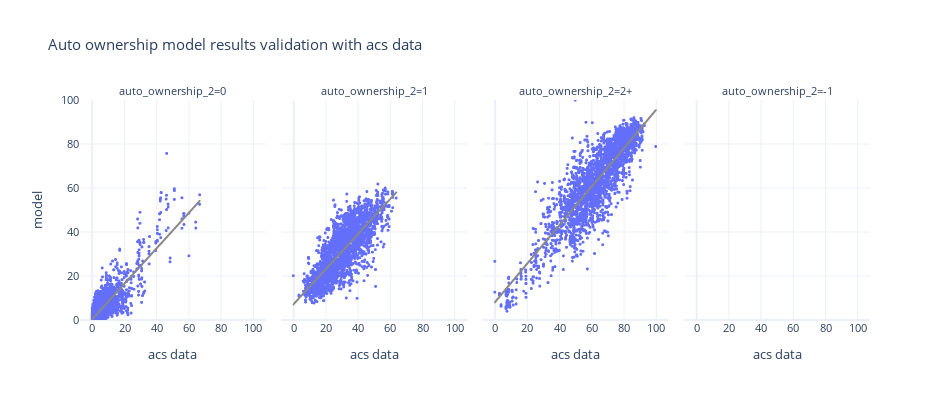

Write notebook code for a chart like this one.
### Code cell
df_plot = pd.pivot(bg_auto_ownership, index=['block_group_id','auto_ownership_2'], columns='source', values='percentage').reset_index()



fig = px.scatter(df_plot, x="acs data", y="model", trendline="ols", trendline_color_override='rgb(136, 136, 136)',
                 template="plotly_white",
                 facet_col='auto_ownership_2', height=400, width=1000,
                 title="Auto ownership model results validation with acs data")
fig.update_xaxes(dtick=20)
fig.update_yaxes(dtick=20,range=[0, 100])
fig.update_traces(marker_size=3)
fig.update_layout(height=400, width=950, font=dict(size=11))
fig.show()

### Figure 1 — Plotly figure (JSON) as saved in the notebook; plotly's stock layout.template omitted (floating-point values rounded to 4 significant figures; data arrays with more than 128 entries replaced by an {"elided": "..."} marker saying what was removed)
{"data": [{"hovertemplate": "auto_ownership_2=0<br>acs data=%{x}<br>model=%{y}<extra></extra>", "legendgroup": "", "marker": {"color": "#636efa", "size": 3, "symbol": "circle"}, "mode": "markers", "name": "", "showlegend": false, "type": "scattergl", "x": {"elided": "2641 float values"}, "xaxis": "x", "y": {"elided": "2641 float values"}, "yaxis": "y"}, {"hovertemplate": "<b>OLS trendline</b><br>model = 0.805167 * acs data + 0.405263<br>R<sup>2</sup>=0.726457<br><br>auto_ownership_2=0<br>acs data=%{x}<br>model=%{y} <b>(trend)</b><extra></extra>", "legendgroup": "", "line": {"color": "rgb(136, 136, 136)"}, "marker": {"color": "#636efa", "size": 3, "symbol": "circle"}, "mode": "lines", "name": "", "showlegend": false, "type": "scattergl", "x": {"elided": "2626 float values"}, "xaxis": "x", "y": {"elided": "2626 float values"}, "yaxis": "y"}, {"hovertemplate": "auto_ownership_2=1<br>acs data=%{x}<br>model=%{y}<extra></extra>", "legendgroup": "", "marker": {"color": "#636efa", "size": 3, "symbol": "circle"}, "mode": "markers", "name": "", "showlegend": false, "type": "scattergl", "x": {"elided": "2641 float values"}, "xaxis": "x2", "y": {"elided": "2641 float values"}, "yaxis": "y2"}, {"hovertemplate": "<b>OLS trendline</b><br>model = 0.796458 * acs data + 7.03853<br>R<sup>2</sup>=0.643112<br><br>auto_ownership_2=1<br>acs data=%{x}<br>model=%{y} <b>(trend)</b><extra></extra>", "legendgroup": "", "line": {"color": "rgb(136, 136, 136)"}, "marker": {"color": "#636efa", "size": 3, "symbol": "circle"}, "mode": "lines", "name": "", "showlegend": false, "type": "scattergl", "x": {"elided": "2633 float values"}, "xaxis": "x2", "y": {"elided": "2633 float values"}, "yaxis": "y2"}, {"hovertemplate": "auto_ownership_2=2+<br>acs data=%{x}<br>model=%{y}<extra></extra>", "legendgroup": "", "marker": {"color": "#636efa", "size": 3, "symbol": "circle"}, "mode": "markers", "name": "", "showlegend": false, "type": "scattergl", "x": {"elided": "2641 float values"}, "xaxis": "x3", "y": {"elided": "2641 float values"}, "yaxis": "y3"}, {"hovertemplate": "<b>OLS trendline</b><br>model = 0.87354 * acs data + 8.01706<br>R<sup>2</sup>=0.762344<br><br>auto_ownership_2=2+<br>acs data=%{x}<br>model=%{y} <b>(trend)</b><extra></extra>", "legendgroup": "", "line": {"color": "rgb(136, 136, 136)"}, "marker": {"color": "#636efa", "size": 3, "symbol": "circle"}, "mode": "lines", "name": "", "showlegend": false, "type": "scattergl", "x": {"elided": "2634 float values"}, "xaxis": "x3", "y": {"elided": "2634 float values"}, "yaxis": "y3"}, {"hovertemplate": "auto_ownership_2=-1<br>acs data=%{x}<br>model=%{y}<extra></extra>", "legendgroup": "", "marker": {"color": "#636efa", "size": 3, "symbol": "circle"}, "mode": "markers", "name": "", "showlegend": false, "type": "scattergl", "x": [null, null, null], "xaxis": "x4", "y": [null, null, null], "yaxis": "y4"}, {"hovertemplate": "auto_ownership_2=-1<extra></extra>", "legendgroup": "", "line": {"color": "rgb(136, 136, 136)"}, "marker": {"color": "#636efa", "size": 3, "symbol": "circle"}, "mode": "lines", "name": "", "showlegend": false, "type": "scattergl", "xaxis": "x4", "yaxis": "y4"}], "layout": {"annotations": [{"font": {}, "showarrow": false, "text": "auto_ownership_2=0", "x": 0.1175, "xanchor": "center", "xref": "paper", "y": 1, "yanchor": "bottom", "yref": "paper"}, {"font": {}, "showarrow": false, "text": "auto_ownership_2=1", "x": 0.3725, "xanchor": "center", "xref": "paper", "y": 1, "yanchor": "bottom", "yref": "paper"}, {"font": {}, "showarrow": false, "text": "auto_ownership_2=2+", "x": 0.6275, "xanchor": "center", "xref": "paper", "y": 1, "yanchor": "bottom", "yref": "paper"}, {"font": {}, "showarrow": false, "text": "auto_ownership_2=-1", "x": 0.8825, "xanchor": "center", "xref": "paper", "y": 1, "yanchor": "bottom", "yref": "paper"}], "font": {"size": 11}, "height": 400, "legend": {"tracegroupgap": 0}, "title": {"text": "Auto ownership model results validation with acs data"}, "width": 950, "xaxis": {"anchor": "y", "domain": [0, 0.235], "dtick": 20, "title": {"text": "acs data"}}, "xaxis2": {"anchor": "y2", "domain": [0.255, 0.49], "dtick": 20, "matches": "x", "title": {"text": "acs data"}}, "xaxis3": {"anchor": "y3", "domain": [0.51, 0.745], "dtick": 20, "matches": "x", "title": {"text": "acs data"}}, "xaxis4": {"anchor": "y4", "domain": [0.765, 1.0], "dtick": 20, "matches": "x", "title": {"text": "acs data"}}, "yaxis": {"anchor": "x", "domain": [0, 1], "dtick": 20, "range": [0, 100], "title": {"text": "model"}}, "yaxis2": {"anchor": "x2", "domain": [0, 1], "dtick": 20, "matches": "y", "range": [0, 100], "showticklabels": false}, "yaxis3": {"anchor": "x3", "domain": [0, 1], "dtick": 20, "matches": "y", "range": [0, 100], "showticklabels": false}, "yaxis4": {"anchor": "x4", "domain": [0, 1], "dtick": 20, "matches": "y", "range": [0, 100], "showticklabels": false}}}
